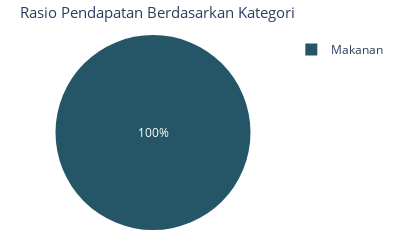

The notebook cell saved with this chart:
### Code cell
# revenue by category
revenue_by_category = sell_details_agg_by_category.mutate(
    total_pendapatan=sell_details_agg_by_category.discount_price,
    rasio_pendapatan=(sell_details_agg_by_category.discount_price / sell_details_agg_by_category.discount_price.sum().as_scalar()) * 100
)

revenue_by_category_pd = revenue_by_category.to_pandas()

revenue_ratio_by_category_plot = px.pie(
    revenue_by_category_pd, values='rasio_pendapatan', names='category',
    color_discrete_sequence=px.colors.sequential.Aggrnyl,
)

revenue_ratio_by_category_plot.update_layout(
    title=f"Rasio Pendapatan Berdasarkan Kategori",
    title_font_size=15,
    width=400,
    height=250,
    margin=dict(l=20, r=20, t=35, b=20),

)
revenue_ratio_by_category_plot.show()

### Figure 1 — Plotly figure (JSON) as saved in the notebook; plotly's stock layout.template omitted (floating-point values rounded to 4 significant figures)
{"data": [{"domain": {"x": [0.0, 1.0], "y": [0.0, 1.0]}, "hovertemplate": "category=%{label}<br>rasio_pendapatan=%{value}<extra></extra>", "labels": ["Makanan"], "legendgroup": "", "name": "", "showlegend": true, "values": [100.0], "type": "pie"}], "layout": {"legend": {"tracegroupgap": 0}, "margin": {"t": 35, "l": 20, "r": 20, "b": 20}, "piecolorway": ["rgb(36, 86, 104)", "rgb(15, 114, 121)", "rgb(13, 143, 129)", "rgb(57, 171, 126)", "rgb(110, 197, 116)", "rgb(169, 220, 103)", "rgb(237, 239, 93)"], "title": {"text": "Rasio Pendapatan Berdasarkan Kategori", "font": {"size": 15}}, "width": 400, "height": 250}}
